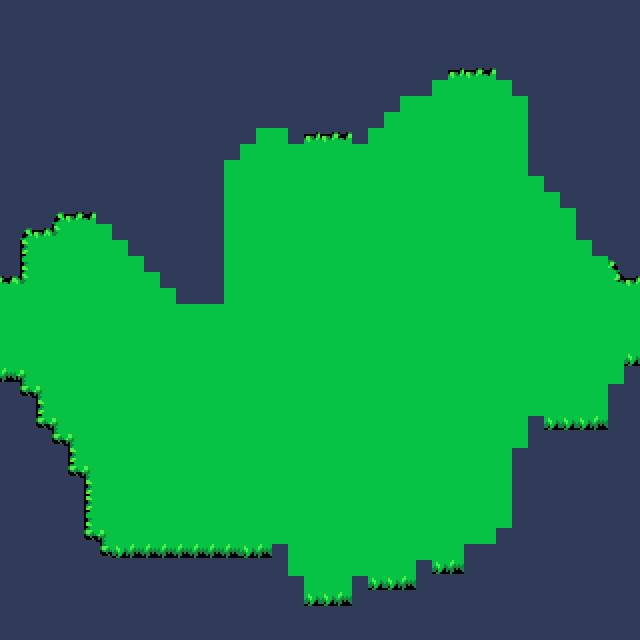

Tiled map render using the project's own tile images. Description and the map definition, with tile-layer contents summarised, below:
An orthogonal 40x40 tile map with 16x16 px tiles, 2 tile layers (Water, Ground), 3 hidden layers not drawn, 4 tilesets.

<map version="1.10" tiledversion="1.10.2" orientation="orthogonal" renderorder="right-down" width="40" height="40" tilewidth="16" tileheight="16" infinite="0" nextlayerid="6" nextobjectid="1">
 <tileset firstgid="1" source="../../Art/Forest1.tsx" />
 <tileset firstgid="1025" source="../../Art/Forest2.tsx" />
 <tileset firstgid="2049" source="../../Art/Ground.tsx" />
 <tileset firstgid="2817" source="../../Art/Nature-Terrain.tsx" />
 <layer id="1" name="Water" width="40" height="40">
  <data>[1600 cells, 1600 non-empty, 29 distinct tile ids]</data>
 </layer>
 <layer id="5" name="Ground" width="40" height="40">
  <data>[1600 cells, 1521 non-empty, 41 distinct tile ids]</data>
 </layer>
 <layer id="2" name="Collision" width="40" height="40" visible="0">
  <data>[1600 cells, 0 non-empty, 0 distinct tile ids]</data>
 </layer>
 <layer id="3" name="Decor" width="40" height="40" visible="0">
  <data>[1600 cells, 712 non-empty, 95 distinct tile ids]</data>
 </layer>
 <layer id="4" name="Overhead" width="40" height="40" visible="0">
  <data>[1600 cells, 0 non-empty, 0 distinct tile ids]</data>
 </layer>
</map>
